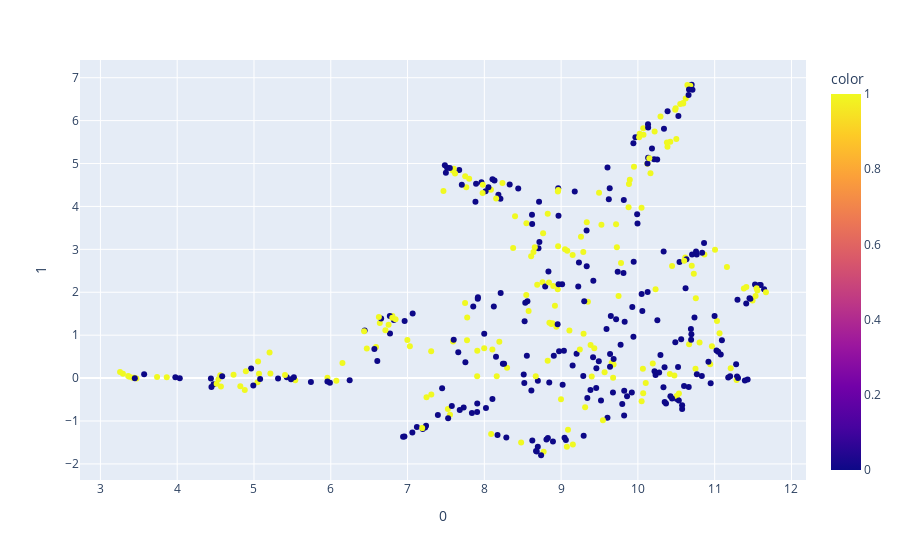

Write notebook code for a chart like this one.
### Code cell
from umap import UMAP
import plotly.express as px

umap_2d = UMAP(n_components=2, init='random', random_state=0)

proj_2d = umap_2d.fit_transform(X)

fig_2d = px.scatter(
    proj_2d, x=0, y=1,
    color=y
)

fig_2d.show()

### Figure 1 — Plotly figure (JSON) as saved in the notebook; plotly's stock layout.template omitted (floating-point values rounded to 4 significant figures; data arrays with more than 128 entries replaced by an {"elided": "..."} marker saying what was removed)
{"data": [{"hovertemplate": "0=%{x}<br>1=%{y}<br>color=%{marker.color}<extra></extra>", "legendgroup": "", "marker": {"color": {"elided": "420 int values"}, "coloraxis": "coloraxis", "symbol": "circle"}, "mode": "markers", "name": "", "orientation": "v", "showlegend": false, "type": "scatter", "x": {"elided": "420 float values"}, "xaxis": "x", "y": {"elided": "420 float values"}, "yaxis": "y"}], "layout": {"coloraxis": {"colorbar": {"title": {"text": "color"}}, "colorscale": [[0, "#0d0887"], [0.1111, "#46039f"], [0.2222, "#7201a8"], [0.3333, "#9c179e"], [0.4444, "#bd3786"], [0.5556, "#d8576b"], [0.6667, "#ed7953"], [0.7778, "#fb9f3a"], [0.8889, "#fdca26"], [1, "#f0f921"]]}, "legend": {"tracegroupgap": 0}, "margin": {"t": 60}, "xaxis": {"anchor": "y", "domain": [0, 1], "title": {"text": "0"}}, "yaxis": {"anchor": "x", "domain": [0, 1], "title": {"text": "1"}}}}
